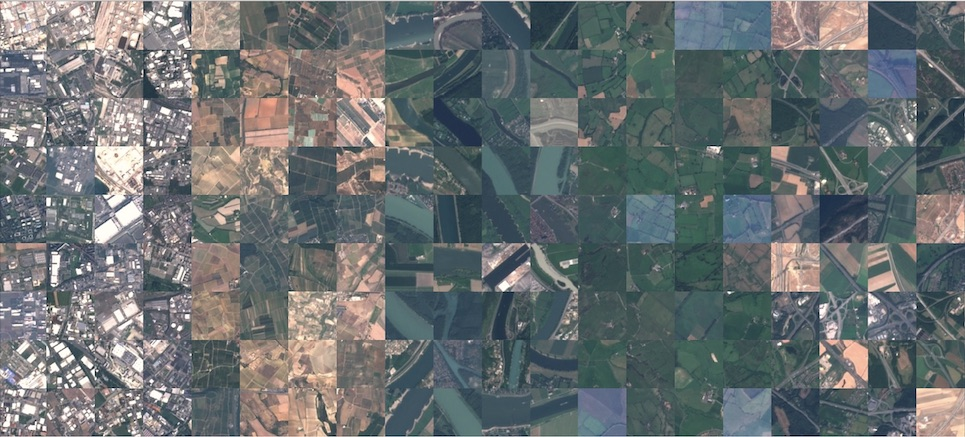
#> input picture data/input/eurosat_sentinel2_overview.jpg, 965 x 437 px; its folder holds only this picture in this run
$ python -i segmentation.py   (imports and definitions only)   (older library calls are emulated)
#> lines starting #> are read from the running program, lines starting #| are printed output that depends on the picture
#> further down, picture is the input picture: shape (437, 965, 3); mean B, G, R 113, 111.6, 105.5
"""
High-accuracy K-Means image segmentation module.
Combines:
1. Multi-spectral spectral feature extraction (CIELAB, Normalized Excess Green, and Water Index).
2. Spatial domain Sobel edge gradient magnitude (DIP Lab edge detection).
3. k-means++ centroid initialization for rapid and globally accurate convergence.
4. Pure NumPy SimpleKMeans implementation (ML Lab algorithm from scratch).
"""
from typing import Tuple, Optional
import cv2
import numpy as np
from sklearn.cluster import KMeans
from sklearn.preprocessing import StandardScaler

class SimpleKMeans:
    """
    Standard K-Means Clustering Algorithm from scratch (Machine Learning Lab implementation).

    Mathematical Formulation:
        Objective (Inertia / WCSS):
            J = sum_{k=1}^K sum_{x_i in S_k} || x_i - mu_k ||^2

        1. Assignment Step:
            c_i = argmin_k || x_i - mu_k ||^2

        2. Update Step:
            mu_k = (1 / |S_k|) * sum_{x_i in S_k} x_i
    """
    # [68 lines left out: functions __init__, fit_predict, not called in this run]


def extract_spectral_features(
    lab_image: np.ndarray,
    bgr_image: Optional[np.ndarray] = None,
) -> np.ndarray:
    """
    Extract multi-dimensional spectral + spatial feature representation per pixel:
    1. L* (Lightness in CIELAB)
    2. a* (Green-Red chromaticity in CIELAB)
    3. b* (Blue-Yellow chromaticity in CIELAB)
    4. ExG (Normalized Excess Green Index = 2G - R - B)
    5. WAI (Water Absorption Index = (B - R) / (B + R + eps))
    6. Edge (Sobel Gradient Magnitude from DIP Lab)

    Returns:
        (H*W, 6) standardized feature matrix.
    """
    h, w, c = lab_image.shape
#> h = 437; w = 965; c = 3

    if bgr_image is None:
        bgr_image = cv2.cvtColor(lab_image, cv2.COLOR_LAB2BGR)

    b = bgr_image[:, :, 0].astype(np.float32)
    g = bgr_image[:, :, 1].astype(np.float32)
    r = bgr_image[:, :, 2].astype(np.float32)
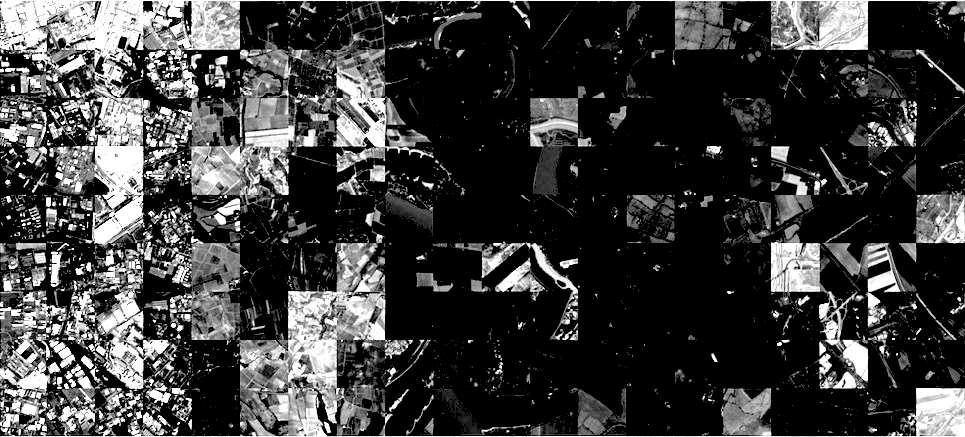
#> r: shape (437, 965) float32; min 0, max 255, mean 60.1

    L = lab_image[:, :, 0].astype(np.float32)
    a = lab_image[:, :, 1].astype(np.float32)
    lab_b = lab_image[:, :, 2].astype(np.float32)

    # 1. Excess Green Index: separates vegetation from built-up and water
    exg = (2.0 * g - r - b) / 255.0
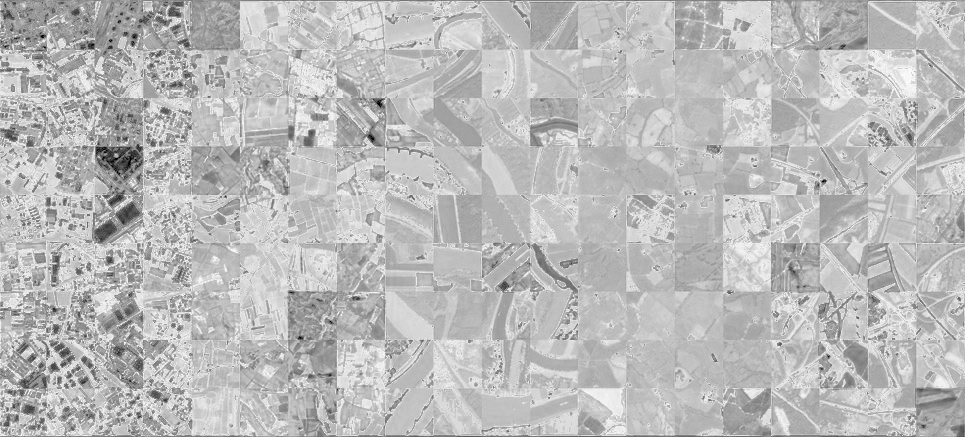
#> exg: shape (437, 965) float32; min -1, max 0.463, mean 0.0745; drawn with min black and max white

    # 2. Water Absorption Index: separates water and dark regions
    wai = (b - r) / (b + r + 1e-4)
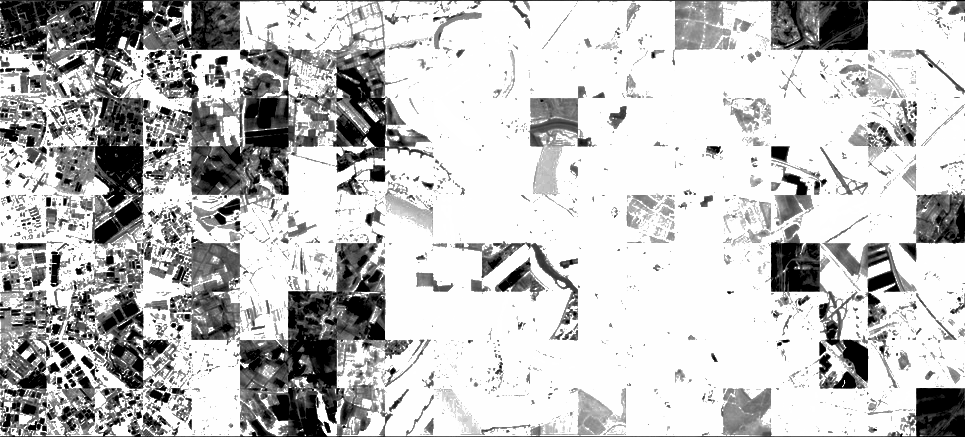
#> wai: shape (437, 965) float32; min -1, max 1, mean 0.513; drawn with min black and max white

    # 3. Sobel Edge Gradient Magnitude (DIP Lab Program 3 & 11)
    gray = cv2.cvtColor(bgr_image, cv2.COLOR_BGR2GRAY).astype(np.float32)
    sobel_x = cv2.Sobel(gray, cv2.CV_32F, 1, 0, ksize=3)
    sobel_y = cv2.Sobel(gray, cv2.CV_32F, 0, 1, ksize=3)
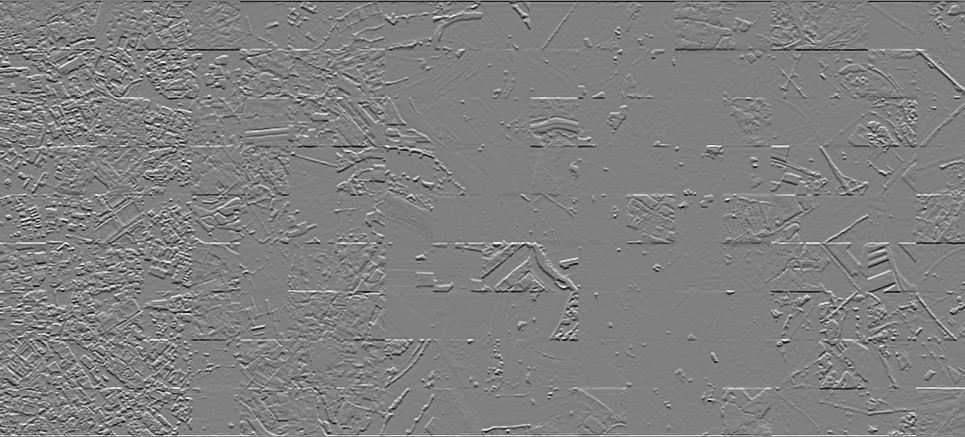
#> sobel_y: shape (437, 965) float32; min -397, max 390, mean -0.2; drawn with min black and max white
    edge_mag = cv2.magnitude(sobel_x, sobel_y) / 255.0

    # 4. Local Texture Roughness (Standard Deviation - DIP Lab Program 6 & 8)
    # Glassy smooth water has near-zero roughness (sigma < 4), while canopy/forest has rough texture (sigma > 12)
    ksize = 9
    mean_int = cv2.blur(gray, (ksize, ksize))
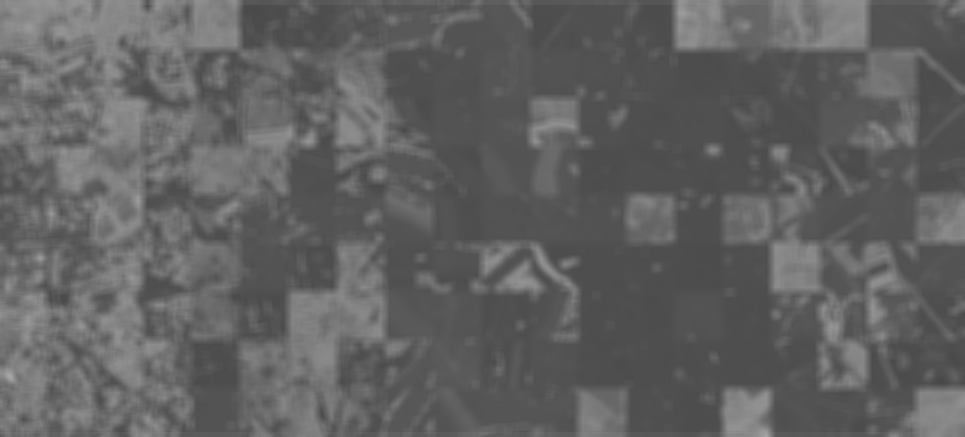
#> mean_int: shape (437, 965) float32; min 72.19, max 166.8, mean 97.8
    mean_sq = cv2.blur(gray * gray, (ksize, ksize))
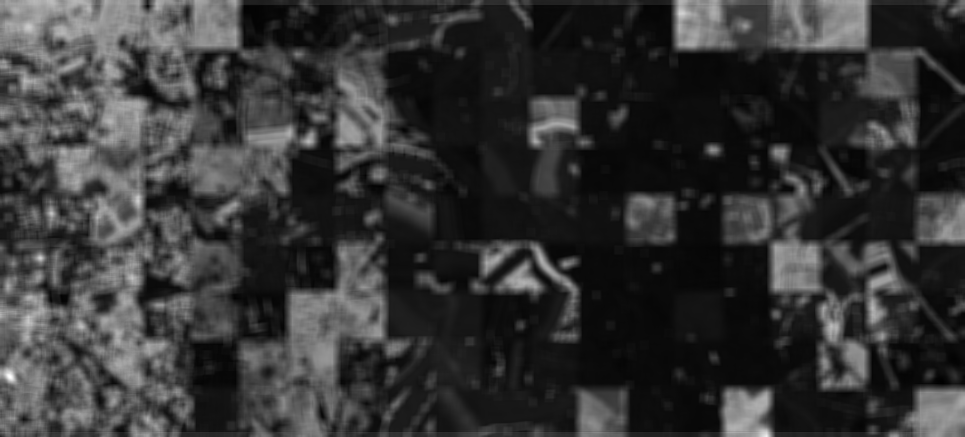
#> mean_sq: shape (437, 965) float32; min 5229.2, max 28648.3, mean 10153.8; drawn with min black and max white
    texture_roughness = np.sqrt(np.maximum(0, mean_sq - mean_int * mean_int)) / 255.0
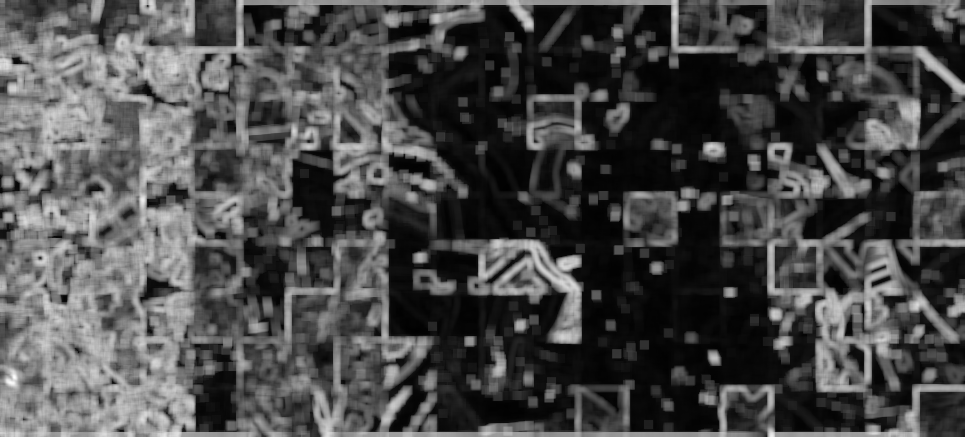
#> texture_roughness: shape (437, 965) float32; min 0.000433, max 0.17, mean 0.0503; drawn with min black and max white

    # Combine into (H*W, 7) matrix
    features = np.column_stack([
        L.reshape(-1),
        a.reshape(-1),
        lab_b.reshape(-1),
        exg.reshape(-1),
        wai.reshape(-1),
        edge_mag.reshape(-1),
        texture_roughness.reshape(-1),
    ])

    # Standardize features (zero mean, unit variance) so K-Means weights all features fairly
    scaler = StandardScaler()
    scaled_features = scaler.fit_transform(features)

    return scaled_features


# [60 lines left out: function segment_kmeans, not called in this run]

>>> import cv2
>>> picture = cv2.imread('../../../data/input/eurosat_sentinel2_overview.jpg')
>>> result = extract_spectral_features(picture)
